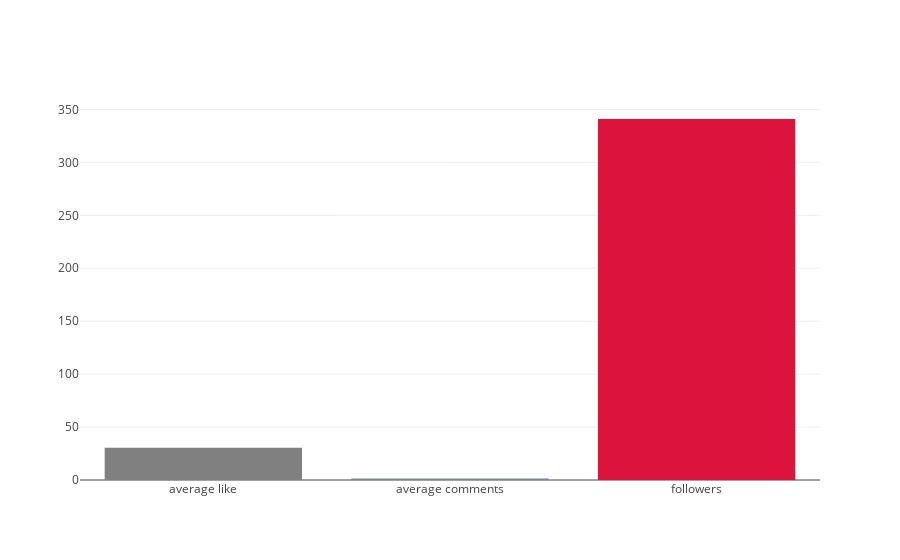

The notebook cell saved with this chart:
### Code cell
colors = [ 'gray', 'lightslategray', 'crimson']

fig = go.Figure(data=[go.Bar(
    x=['average like', 'average comments', 'followers'],
    y=[avg_like, avg_comment, follower],
    marker_color=colors 
)])
fig.layout.update()
iplot(fig)

### Figure 1 — Plotly figure (JSON) as saved in the notebook; plotly's stock layout.template omitted (floating-point values rounded to 4 significant figures)
{"data": [{"marker": {"color": ["gray", "lightslategray", "crimson"]}, "type": "bar", "uid": "b753f174-058d-4cd0-888c-7b27166d80ef", "x": ["average like", "average comments", "followers"], "y": [30.53, 1.314, 341]}], "layout": {}}
